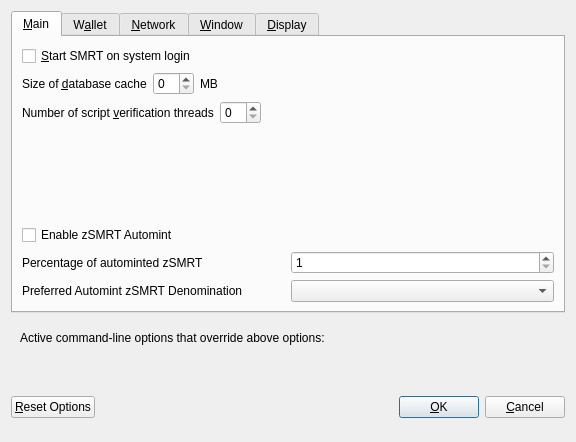
<?xml version="1.0" encoding="UTF-8"?>
<ui version="4.0">
 <class>OptionsDialog</class>
 <widget class="QDialog" name="OptionsDialog">
  <property name="geometry">
   <rect>
    <x>0</x>
    <y>0</y>
    <width>576</width>
    <height>442</height>
   </rect>
  </property>
  <property name="windowTitle">
   <string>Options</string>
  </property>
  <property name="modal">
   <bool>true</bool>
  </property>
  <layout class="QVBoxLayout" name="verticalLayout">
   <item>
    <widget class="QTabWidget" name="tabWidget">
     <property name="currentIndex">
      <number>0</number>
     </property>
     <widget class="QWidget" name="tabMain">
      <attribute name="title">
       <string>&amp;Main</string>
      </attribute>
      <layout class="QVBoxLayout" name="verticalLayout_Main">
       <item>
        <widget class="QCheckBox" name="bitcoinAtStartup">
         <property name="toolTip">
          <string>Automatically start SMRT after logging in to the system.</string>
         </property>
         <property name="text">
          <string>&amp;Start SMRT on system login</string>
         </property>
        </widget>
       </item>
       <item>
        <layout class="QHBoxLayout" name="horizontalLayout_2_Main">
         <item>
          <widget class="QLabel" name="databaseCacheLabel">
           <property name="text">
            <string>Size of &amp;database cache</string>
           </property>
           <property name="textFormat">
            <enum>Qt::PlainText</enum>
           </property>
           <property name="buddy">
            <cstring>databaseCache</cstring>
           </property>
          </widget>
         </item>
         <item>
          <widget class="QSpinBox" name="databaseCache"/>
         </item>
         <item>
          <widget class="QLabel" name="databaseCacheUnitLabel">
           <property name="text">
            <string>MB</string>
           </property>
           <property name="textFormat">
            <enum>Qt::PlainText</enum>
           </property>
          </widget>
         </item>
         <item>
          <spacer name="horizontalSpacer_2_Main">
           <property name="orientation">
            <enum>Qt::Horizontal</enum>
           </property>
           <property name="sizeHint" stdset="0">
            <size>
             <width>40</width>
             <height>20</height>
            </size>
           </property>
          </spacer>
         </item>
        </layout>
       </item>
       <item>
        <layout class="QHBoxLayout" name="horizontalLayout_3_Main">
         <item>
          <widget class="QLabel" name="threadsScriptVerifLabel">
           <property name="text">
            <string>Number of script &amp;verification threads</string>
           </property>
           <property name="textFormat">
            <enum>Qt::PlainText</enum>
           </property>
           <property name="buddy">
            <cstring>threadsScriptVerif</cstring>
           </property>
          </widget>
         </item>
         <item>
          <widget class="QSpinBox" name="threadsScriptVerif">
           <property name="toolTip">
            <string>(0 = auto, &lt;0 = leave that many cores free)</string>
           </property>
          </widget>
         </item>
         <item>
          <spacer name="horizontalSpacer_3_Main">
           <property name="orientation">
            <enum>Qt::Horizontal</enum>
           </property>
           <property name="sizeHint" stdset="0">
            <size>
             <width>40</width>
             <height>20</height>
            </size>
           </property>
          </spacer>
         </item>
        </layout>
       </item>
       <item>
        <spacer name="verticalSpacer_2">
         <property name="orientation">
          <enum>Qt::Vertical</enum>
         </property>
         <property name="sizeHint" stdset="0">
          <size>
           <width>20</width>
           <height>40</height>
          </size>
         </property>
        </spacer>
       </item>
       <item>
        <widget class="QCheckBox" name="checkBoxZeromintEnable">
         <property name="toolTip">
          <string>Enable automatic minting of SMRT units to zSMRT</string>
         </property>
         <property name="layoutDirection">
          <enum>Qt::LeftToRight</enum>
         </property>
         <property name="text">
          <string>Enable zSMRT Automint</string>
         </property>
        </widget>
       </item>
       <item>
        <layout class="QHBoxLayout" name="horizontalLayout_3">
         <item>
          <widget class="QLabel" name="percentage_label">
           <property name="toolTip">
            <string>Percentage of incoming SMRT which get automatically converted to zSMRT via Zerocoin Protocol (min: 10%)</string>
           </property>
           <property name="text">
            <string>Percentage of autominted zSMRT</string>
           </property>
          </widget>
         </item>
         <item>
          <widget class="QSpinBox" name="zeromintPercentage">
           <property name="minimum">
            <number>1</number>
           </property>
           <property name="maximum">
            <number>100</number>
           </property>
          </widget>
         </item>
        </layout>
       </item>
       <item>
        <layout class="QHBoxLayout" name="horizontalLayout" stretch="0,0">
         <property name="sizeConstraint">
          <enum>QLayout::SetFixedSize</enum>
         </property>
         <item>
          <widget class="QLabel" name="labelPreferredDenom">
           <property name="maximumSize">
            <size>
             <width>16777215</width>
             <height>16777215</height>
            </size>
           </property>
           <property name="toolTip">
            <string>Wait with automatic conversion to Zerocoin until enough SMRT for this denomination is available</string>
           </property>
           <property name="text">
            <string>Preferred Automint zSMRT Denomination</string>
           </property>
          </widget>
         </item>
         <item>
          <widget class="QComboBox" name="preferredDenom">
           <property name="maximumSize">
            <size>
             <width>16777215</width>
             <height>27</height>
            </size>
           </property>
           <property name="toolTip">
            <string>Wait with automatic conversion to Zerocoin until enough SMRT for this denomination is available</string>
           </property>
           <property name="maxVisibleItems">
            <number>9</number>
           </property>
           <property name="maxCount">
            <number>9</number>
           </property>
          </widget>
         </item>
        </layout>
       </item>
      </layout>
     </widget>
     <widget class="QWidget" name="tabWallet">
      <attribute name="title">
       <string>W&amp;allet</string>
      </attribute>
      <layout class="QVBoxLayout" name="verticalLayout_Wallet">
       <item>
        <layout class="QHBoxLayout" name="horizontalLayout_2_Wallet">
         <item>
          <widget class="QLabel" name="labelStakeSplitThresholdText">
           <property name="text">
            <string>Stake split threshold:</string>
           </property>
          </widget>
         </item>
         <item>
          <widget class="QSpinBox" name="spinBoxStakeSplitThreshold">
           <property name="minimum">
            <number>1</number>
           </property>
           <property name="maximum">
            <number>999999</number>
           </property>
          </widget>
         </item>
        </layout>
       </item>
       <item>
        <widget class="QGroupBox" name="groupBox">
         <property name="title">
          <string>Expert</string>
         </property>
         <layout class="QVBoxLayout" name="verticalLayout_2">
          <item>
           <widget class="QCheckBox" name="coinControlFeatures">
            <property name="toolTip">
             <string>Whether to show coin control features or not.</string>
            </property>
            <property name="text">
             <string>Enable coin &amp;control features</string>
            </property>
           </widget>
          </item>
          <item>
           <widget class="QCheckBox" name="showMasternodesTab">
            <property name="toolTip">
             <string>Show additional tab listing all your masternodes in first sub-tab&lt;br/&gt;and all masternodes on the network in second sub-tab.</string>
            </property>
            <property name="text">
             <string>Show Masternodes Tab</string>
            </property>
           </widget>
          </item>
          <item>
           <widget class="QCheckBox" name="spendZeroConfChange">
            <property name="toolTip">
             <string>If you disable the spending of unconfirmed change, the change from a transaction&lt;br/&gt;cannot be used until that transaction has at least one confirmation.&lt;br/&gt;This also affects how your balance is computed.</string>
            </property>
            <property name="text">
             <string>&amp;Spend unconfirmed change</string>
            </property>
           </widget>
          </item>
         </layout>
        </widget>
       </item>
       <item>
        <spacer name="verticalSpacer_Wallet">
         <property name="orientation">
          <enum>Qt::Vertical</enum>
         </property>
         <property name="sizeHint" stdset="0">
          <size>
           <width>20</width>
           <height>40</height>
          </size>
         </property>
        </spacer>
       </item>
      </layout>
     </widget>
     <widget class="QWidget" name="tabNetwork">
      <attribute name="title">
       <string>&amp;Network</string>
      </attribute>
      <layout class="QVBoxLayout" name="verticalLayout_Network">
       <item>
        <widget class="QCheckBox" name="mapPortUpnp">
         <property name="toolTip">
          <string>Automatically open the SMRT client port on the router. This only works when your router supports UPnP and it is enabled.</string>
         </property>
         <property name="text">
          <string>Map port using &amp;UPnP</string>
         </property>
        </widget>
       </item>
       <item>
        <widget class="QCheckBox" name="allowIncoming">
         <property name="toolTip">
          <string>Accept connections from outside</string>
         </property>
         <property name="text">
          <string>Allow incoming connections</string>
         </property>
        </widget>
       </item>
       <item>
        <widget class="QCheckBox" name="connectSocks">
         <property name="toolTip">
          <string>Connect to the SMRT network through a SOCKS5 proxy.</string>
         </property>
         <property name="text">
          <string>&amp;Connect through SOCKS5 proxy (default proxy):</string>
         </property>
        </widget>
       </item>
       <item>
        <layout class="QHBoxLayout" name="horizontalLayout_1_Network">
         <item>
          <widget class="QLabel" name="proxyIpLabel">
           <property name="text">
            <string>Proxy &amp;IP:</string>
           </property>
           <property name="textFormat">
            <enum>Qt::PlainText</enum>
           </property>
           <property name="buddy">
            <cstring>proxyIp</cstring>
           </property>
          </widget>
         </item>
         <item>
          <widget class="QValidatedLineEdit" name="proxyIp">
           <property name="minimumSize">
            <size>
             <width>140</width>
             <height>0</height>
            </size>
           </property>
           <property name="maximumSize">
            <size>
             <width>140</width>
             <height>16777215</height>
            </size>
           </property>
           <property name="toolTip">
            <string>IP address of the proxy (e.g. IPv4: 127.0.0.1 / IPv6: ::1)</string>
           </property>
          </widget>
         </item>
         <item>
          <widget class="QLabel" name="proxyPortLabel">
           <property name="text">
            <string>&amp;Port:</string>
           </property>
           <property name="textFormat">
            <enum>Qt::PlainText</enum>
           </property>
           <property name="buddy">
            <cstring>proxyPort</cstring>
           </property>
          </widget>
         </item>
         <item>
          <widget class="QLineEdit" name="proxyPort">
           <property name="minimumSize">
            <size>
             <width>55</width>
             <height>0</height>
            </size>
           </property>
           <property name="maximumSize">
            <size>
             <width>55</width>
             <height>16777215</height>
            </size>
           </property>
           <property name="toolTip">
            <string>Port of the proxy (e.g. 9050)</string>
           </property>
          </widget>
         </item>
         <item>
          <spacer name="horizontalSpacer_1_Network">
           <property name="orientation">
            <enum>Qt::Horizontal</enum>
           </property>
           <property name="sizeHint" stdset="0">
            <size>
             <width>40</width>
             <height>20</height>
            </size>
           </property>
          </spacer>
         </item>
        </layout>
       </item>
       <item>
        <spacer name="verticalSpacer_Network">
         <property name="orientation">
          <enum>Qt::Vertical</enum>
         </property>
         <property name="sizeHint" stdset="0">
          <size>
           <width>20</width>
           <height>40</height>
          </size>
         </property>
        </spacer>
       </item>
      </layout>
     </widget>
     <widget class="QWidget" name="tabWindow">
      <attribute name="title">
       <string>&amp;Window</string>
      </attribute>
      <layout class="QVBoxLayout" name="verticalLayout_Window">
       <item>
        <widget class="QCheckBox" name="minimizeToTray">
         <property name="toolTip">
          <string>Show only a tray icon after minimizing the window.</string>
         </property>
         <property name="text">
          <string>&amp;Minimize to the tray instead of the taskbar</string>
         </property>
        </widget>
       </item>
       <item>
        <widget class="QCheckBox" name="minimizeOnClose">
         <property name="toolTip">
          <string>Minimize instead of exit the application when the window is closed. When this option is enabled, the application will be closed only after selecting Quit in the menu.</string>
         </property>
         <property name="text">
          <string>M&amp;inimize on close</string>
         </property>
        </widget>
       </item>
       <item>
        <spacer name="verticalSpacer_Window">
         <property name="orientation">
          <enum>Qt::Vertical</enum>
         </property>
         <property name="sizeHint" stdset="0">
          <size>
           <width>20</width>
           <height>40</height>
          </size>
         </property>
        </spacer>
       </item>
      </layout>
     </widget>
     <widget class="QWidget" name="tabDisplay">
      <attribute name="title">
       <string>&amp;Display</string>
      </attribute>
      <layout class="QVBoxLayout" name="verticalLayout_Display">
       <item>
        <layout class="QHBoxLayout" name="horizontalLayout_1_Display">
         <item>
          <widget class="QLabel" name="langLabel">
           <property name="text">
            <string>User Interface &amp;language:</string>
           </property>
           <property name="textFormat">
            <enum>Qt::PlainText</enum>
           </property>
           <property name="buddy">
            <cstring>lang</cstring>
           </property>
          </widget>
         </item>
         <item>
          <widget class="QValueComboBox" name="lang">
           <property name="toolTip">
            <string>The user interface language can be set here. This setting will take effect after restarting SMRT.</string>
           </property>
          </widget>
         </item>
        </layout>
       </item>
       <item>
        <widget class="QLabel" name="label_3">
         <property name="toolTip">
          <string notr="true"/>
         </property>
         <property name="statusTip">
          <string notr="true"/>
         </property>
         <property name="whatsThis">
          <string notr="true"/>
         </property>
         <property name="accessibleName">
          <string notr="true"/>
         </property>
         <property name="text">
          <string>Language missing or translation incomplete? Help contributing translations here:
https://www.transifex.com/smrt-project/smrt-project-translations</string>
         </property>
         <property name="wordWrap">
          <bool>true</bool>
         </property>
         <property name="openExternalLinks">
          <bool>true</bool>
         </property>
         <property name="textInteractionFlags">
          <set>Qt::TextBrowserInteraction</set>
         </property>
        </widget>
       </item>
       <item>
        <layout class="QHBoxLayout" name="horizontalLayout_4_Display" stretch="0,0">
         <item>
          <widget class="QLabel" name="themeLabel">
           <property name="text">
            <string>User Interface Theme:</string>
           </property>
          </widget>
         </item>
         <item>
          <widget class="QValueComboBox" name="theme"/>
         </item>
        </layout>
       </item>
       <item>
        <widget class="Line" name="line">
         <property name="orientation">
          <enum>Qt::Horizontal</enum>
         </property>
        </widget>
       </item>
       <item>
        <layout class="QHBoxLayout" name="horizontalLayout_2_Display">
         <item>
          <widget class="QLabel" name="unitLabel">
           <property name="text">
            <string>&amp;Unit to show amounts in:</string>
           </property>
           <property name="textFormat">
            <enum>Qt::PlainText</enum>
           </property>
           <property name="buddy">
            <cstring>unit</cstring>
           </property>
          </widget>
         </item>
         <item>
          <widget class="QValueComboBox" name="unit">
           <property name="toolTip">
            <string>Choose the default subdivision unit to show in the interface and when sending coins.</string>
           </property>
          </widget>
         </item>
        </layout>
       </item>
       <item>
        <layout class="QHBoxLayout" name="horizontalLayout_5_Display">
         <item>
          <widget class="QLabel" name="digitsLabel">
           <property name="text">
            <string>Decimal digits</string>
           </property>
          </widget>
         </item>
         <item>
          <widget class="QValueComboBox" name="digits"/>
         </item>
        </layout>
       </item>
       <item>
        <widget class="QCheckBox" name="checkBoxHideZeroBalances">
         <property name="toolTip">
          <string>Hide empty balances</string>
         </property>
         <property name="layoutDirection">
          <enum>Qt::LeftToRight</enum>
         </property>
         <property name="text">
          <string>Hide empty balances</string>
         </property>
        </widget>
       </item>
       <item>
        <layout class="QHBoxLayout" name="horizontalLayout_3_Display">
         <item>
          <widget class="QLabel" name="thirdPartyTxUrlsLabel">
           <property name="toolTip">
            <string>Third party URLs (e.g. a block explorer) that appear in the transactions tab as context menu items. %s in the URL is replaced by transaction hash. Multiple URLs are separated by vertical bar |.</string>
           </property>
           <property name="text">
            <string>Third party transaction URLs</string>
           </property>
           <property name="buddy">
            <cstring>thirdPartyTxUrls</cstring>
           </property>
          </widget>
         </item>
         <item>
          <widget class="QLineEdit" name="thirdPartyTxUrls">
           <property name="toolTip">
            <string>Third party URLs (e.g. a block explorer) that appear in the transactions tab as context menu items. %s in the URL is replaced by transaction hash. Multiple URLs are separated by vertical bar |.</string>
           </property>
          </widget>
         </item>
        </layout>
       </item>
       <item>
        <spacer name="verticalSpacer">
         <property name="orientation">
          <enum>Qt::Vertical</enum>
         </property>
         <property name="sizeHint" stdset="0">
          <size>
           <width>20</width>
           <height>40</height>
          </size>
         </property>
        </spacer>
       </item>
      </layout>
     </widget>
    </widget>
   </item>
   <item>
    <widget class="QFrame" name="frame">
     <layout class="QVBoxLayout" name="verticalLayout_Bottom">
      <item>
       <layout class="QHBoxLayout" name="horizontalLayout_Bottom">
        <item>
         <widget class="QLabel" name="overriddenByCommandLineInfoLabel">
          <property name="text">
           <string>Active command-line options that override above options:</string>
          </property>
          <property name="textFormat">
           <enum>Qt::PlainText</enum>
          </property>
         </widget>
        </item>
        <item>
         <spacer name="horizontalSpacer_Bottom">
          <property name="orientation">
           <enum>Qt::Horizontal</enum>
          </property>
          <property name="sizeHint" stdset="0">
           <size>
            <width>40</width>
            <height>20</height>
           </size>
          </property>
         </spacer>
        </item>
       </layout>
      </item>
      <item>
       <widget class="QLabel" name="overriddenByCommandLineLabel">
        <property name="text">
         <string/>
        </property>
        <property name="textFormat">
         <enum>Qt::PlainText</enum>
        </property>
        <property name="wordWrap">
         <bool>true</bool>
        </property>
       </widget>
      </item>
     </layout>
    </widget>
   </item>
   <item>
    <layout class="QHBoxLayout" name="horizontalLayout_Buttons">
     <item>
      <widget class="QPushButton" name="resetButton">
       <property name="toolTip">
        <string>Reset all client options to default.</string>
       </property>
       <property name="text">
        <string>&amp;Reset Options</string>
       </property>
       <property name="autoDefault">
        <bool>false</bool>
       </property>
      </widget>
     </item>
     <item>
      <spacer name="horizontalSpacer_1">
       <property name="orientation">
        <enum>Qt::Horizontal</enum>
       </property>
       <property name="sizeHint" stdset="0">
        <size>
         <width>40</width>
         <height>48</height>
        </size>
       </property>
      </spacer>
     </item>
     <item>
      <widget class="QLabel" name="statusLabel">
       <property name="minimumSize">
        <size>
         <width>200</width>
         <height>0</height>
        </size>
       </property>
       <property name="font">
        <font>
         <weight>75</weight>
         <bold>true</bold>
        </font>
       </property>
       <property name="text">
        <string/>
       </property>
       <property name="textFormat">
        <enum>Qt::PlainText</enum>
       </property>
       <property name="wordWrap">
        <bool>true</bool>
       </property>
      </widget>
     </item>
     <item>
      <spacer name="horizontalSpacer_2">
       <property name="orientation">
        <enum>Qt::Horizontal</enum>
       </property>
       <property name="sizeHint" stdset="0">
        <size>
         <width>40</width>
         <height>48</height>
        </size>
       </property>
      </spacer>
     </item>
     <item>
      <widget class="QPushButton" name="okButton">
       <property name="text">
        <string>&amp;OK</string>
       </property>
       <property name="autoDefault">
        <bool>false</bool>
       </property>
       <property name="default">
        <bool>true</bool>
       </property>
      </widget>
     </item>
     <item>
      <widget class="QPushButton" name="cancelButton">
       <property name="text">
        <string>&amp;Cancel</string>
       </property>
       <property name="autoDefault">
        <bool>false</bool>
       </property>
      </widget>
     </item>
    </layout>
   </item>
  </layout>
 </widget>
 <customwidgets>
  <customwidget>
   <class>QValidatedLineEdit</class>
   <extends>QLineEdit</extends>
   <header>qvalidatedlineedit.h</header>
  </customwidget>
  <customwidget>
   <class>QValueComboBox</class>
   <extends>QComboBox</extends>
   <header>qvaluecombobox.h</header>
  </customwidget>
 </customwidgets>
 <resources/>
 <connections/>
</ui>
